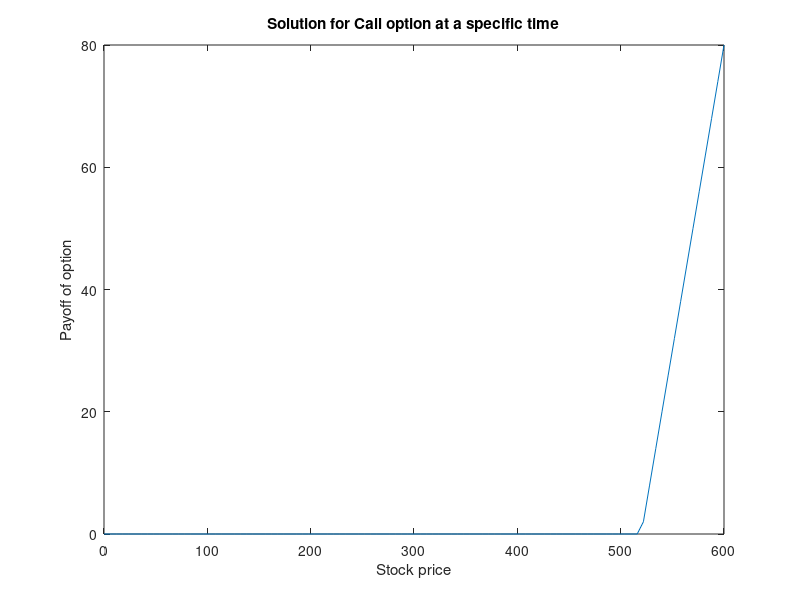

Reproduce this figure in MATLAB.
close all; clear all

% Parameters
S_min = 0;
S_max = 600;
K = 520; %strike price
T = 1; %time of expiry in months
r = 0.0525; %rate of interest (risk-free)
sigma = 0.5313; %volatility

% Grid
Num_time = 500; % time
dt = T/Num_time;
T_grid = (0:Num_time)*dt;

Num_S = 100; % Stock price grid points
ds = (S_max - S_min)/Num_S;
i = 0:Num_S;
S = S_min + (i)*ds;

% Price value vector
p = zeros(Num_S+1, Num_time+1);

% Initial condition for a call option
p(:,1) = max(S - K, 0);

% Boundary conditions
p(1,:) = 0;
p(Num_S+1, :) = S_max - K*exp(-r*(T_grid));

% Discretization
for n = 1:Num_time
    for j = 2:Num_S
        p(j, n+1) = p(j, n) + dt * (r * j * p(j, n) + 0.5 * sigma^2 * j^2 * (p(j+1, n) - 2 * p(j, n) + p(j-1, n)));
    end
end

% Plotting
figure;
plot(S, p(:,1))
xlabel('Stock price')
ylabel('Payoff of option')
title('Solution for Call option at a specific time')